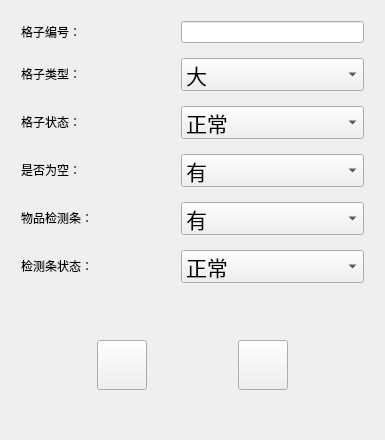
<?xml version="1.0" encoding="UTF-8"?>
<ui version="4.0">
 <class>editCabinetWidget</class>
 <widget class="QWidget" name="editCabinetWidget">
  <property name="geometry">
   <rect>
    <x>0</x>
    <y>0</y>
    <width>385</width>
    <height>440</height>
   </rect>
  </property>
  <property name="windowTitle">
   <string>Form</string>
  </property>
  <layout class="QVBoxLayout" name="verticalLayout">
   <property name="bottomMargin">
    <number>50</number>
   </property>
   <item>
    <layout class="QFormLayout" name="formLayout">
     <property name="horizontalSpacing">
      <number>10</number>
     </property>
     <property name="verticalSpacing">
      <number>15</number>
     </property>
     <property name="leftMargin">
      <number>10</number>
     </property>
     <property name="topMargin">
      <number>10</number>
     </property>
     <property name="rightMargin">
      <number>10</number>
     </property>
     <item row="0" column="0">
      <widget class="QLabel" name="label">
       <property name="minimumSize">
        <size>
         <width>150</width>
         <height>0</height>
        </size>
       </property>
       <property name="text">
        <string>格子编号：</string>
       </property>
      </widget>
     </item>
     <item row="0" column="1">
      <widget class="QLineEdit" name="numberLineEdit"/>
     </item>
     <item row="1" column="0">
      <widget class="QLabel" name="label_2">
       <property name="minimumSize">
        <size>
         <width>150</width>
         <height>0</height>
        </size>
       </property>
       <property name="text">
        <string>格子类型：</string>
       </property>
      </widget>
     </item>
     <item row="1" column="1">
      <widget class="QComboBox" name="typecomboBox">
       <property name="font">
        <font>
         <pointsize>16</pointsize>
        </font>
       </property>
       <item>
        <property name="text">
         <string>大</string>
        </property>
       </item>
       <item>
        <property name="text">
         <string>中</string>
        </property>
       </item>
       <item>
        <property name="text">
         <string>小</string>
        </property>
       </item>
      </widget>
     </item>
     <item row="2" column="0">
      <widget class="QLabel" name="label_3">
       <property name="minimumSize">
        <size>
         <width>150</width>
         <height>0</height>
        </size>
       </property>
       <property name="text">
        <string>格子状态：</string>
       </property>
      </widget>
     </item>
     <item row="2" column="1">
      <widget class="QComboBox" name="statuscomboBox">
       <property name="font">
        <font>
         <pointsize>16</pointsize>
        </font>
       </property>
       <item>
        <property name="text">
         <string>正常</string>
        </property>
       </item>
       <item>
        <property name="text">
         <string>打不开</string>
        </property>
       </item>
       <item>
        <property name="text">
         <string>未关闭</string>
        </property>
       </item>
       <item>
        <property name="text">
         <string>不可用</string>
        </property>
       </item>
      </widget>
     </item>
     <item row="3" column="0">
      <widget class="QLabel" name="label_4">
       <property name="minimumSize">
        <size>
         <width>150</width>
         <height>0</height>
        </size>
       </property>
       <property name="text">
        <string>是否为空：</string>
       </property>
      </widget>
     </item>
     <item row="3" column="1">
      <widget class="QComboBox" name="nullcomboBox">
       <property name="font">
        <font>
         <pointsize>16</pointsize>
        </font>
       </property>
       <item>
        <property name="text">
         <string>有</string>
        </property>
       </item>
       <item>
        <property name="text">
         <string>无</string>
        </property>
       </item>
      </widget>
     </item>
     <item row="4" column="0">
      <widget class="QLabel" name="label_5">
       <property name="minimumSize">
        <size>
         <width>150</width>
         <height>0</height>
        </size>
       </property>
       <property name="text">
        <string>物品检测条：</string>
       </property>
      </widget>
     </item>
     <item row="4" column="1">
      <widget class="QComboBox" name="thingscomboBox">
       <property name="font">
        <font>
         <pointsize>16</pointsize>
        </font>
       </property>
       <item>
        <property name="text">
         <string>有</string>
        </property>
       </item>
       <item>
        <property name="text">
         <string>无</string>
        </property>
       </item>
      </widget>
     </item>
     <item row="5" column="0">
      <widget class="QLabel" name="label_6">
       <property name="minimumSize">
        <size>
         <width>150</width>
         <height>0</height>
        </size>
       </property>
       <property name="text">
        <string>检测条状态：</string>
       </property>
      </widget>
     </item>
     <item row="5" column="1">
      <widget class="QComboBox" name="thingsStatuscomboBox">
       <property name="font">
        <font>
         <pointsize>16</pointsize>
        </font>
       </property>
       <item>
        <property name="text">
         <string>正常</string>
        </property>
       </item>
       <item>
        <property name="text">
         <string>损坏</string>
        </property>
       </item>
      </widget>
     </item>
    </layout>
   </item>
   <item>
    <layout class="QHBoxLayout" name="horizontalLayout">
     <item>
      <spacer name="horizontalSpacer">
       <property name="orientation">
        <enum>Qt::Horizontal</enum>
       </property>
       <property name="sizeHint" stdset="0">
        <size>
         <width>40</width>
         <height>20</height>
        </size>
       </property>
      </spacer>
     </item>
     <item>
      <widget class="QPushButton" name="okBtn">
       <property name="minimumSize">
        <size>
         <width>50</width>
         <height>50</height>
        </size>
       </property>
       <property name="text">
        <string/>
       </property>
      </widget>
     </item>
     <item>
      <spacer name="horizontalSpacer_2">
       <property name="orientation">
        <enum>Qt::Horizontal</enum>
       </property>
       <property name="sizeHint" stdset="0">
        <size>
         <width>40</width>
         <height>20</height>
        </size>
       </property>
      </spacer>
     </item>
     <item>
      <widget class="QPushButton" name="cancelBtn">
       <property name="minimumSize">
        <size>
         <width>50</width>
         <height>50</height>
        </size>
       </property>
       <property name="text">
        <string/>
       </property>
      </widget>
     </item>
     <item>
      <spacer name="horizontalSpacer_3">
       <property name="orientation">
        <enum>Qt::Horizontal</enum>
       </property>
       <property name="sizeHint" stdset="0">
        <size>
         <width>40</width>
         <height>20</height>
        </size>
       </property>
      </spacer>
     </item>
    </layout>
   </item>
  </layout>
 </widget>
 <resources/>
 <connections/>
</ui>
